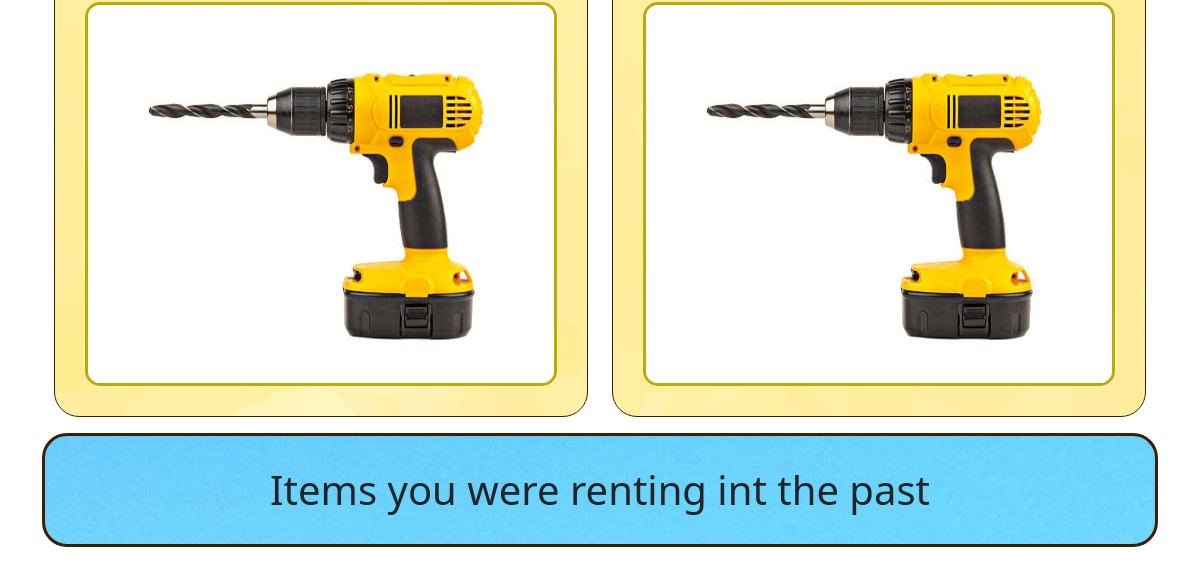
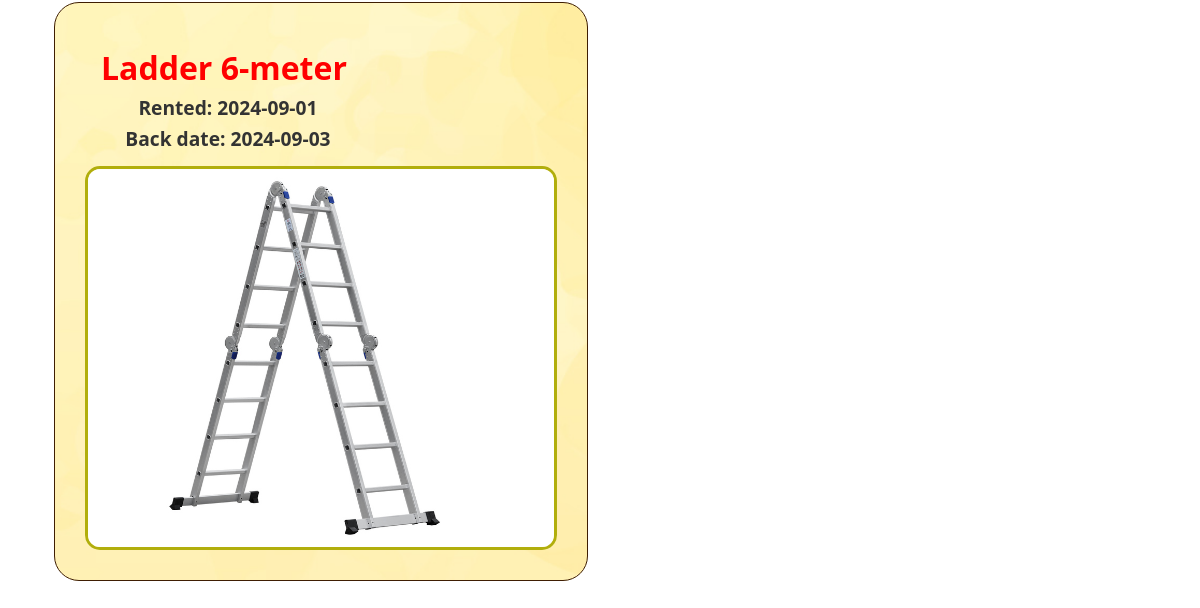
The app's page /yourprofil (signed in, lower part), older data (2 pictures, top to bottom).
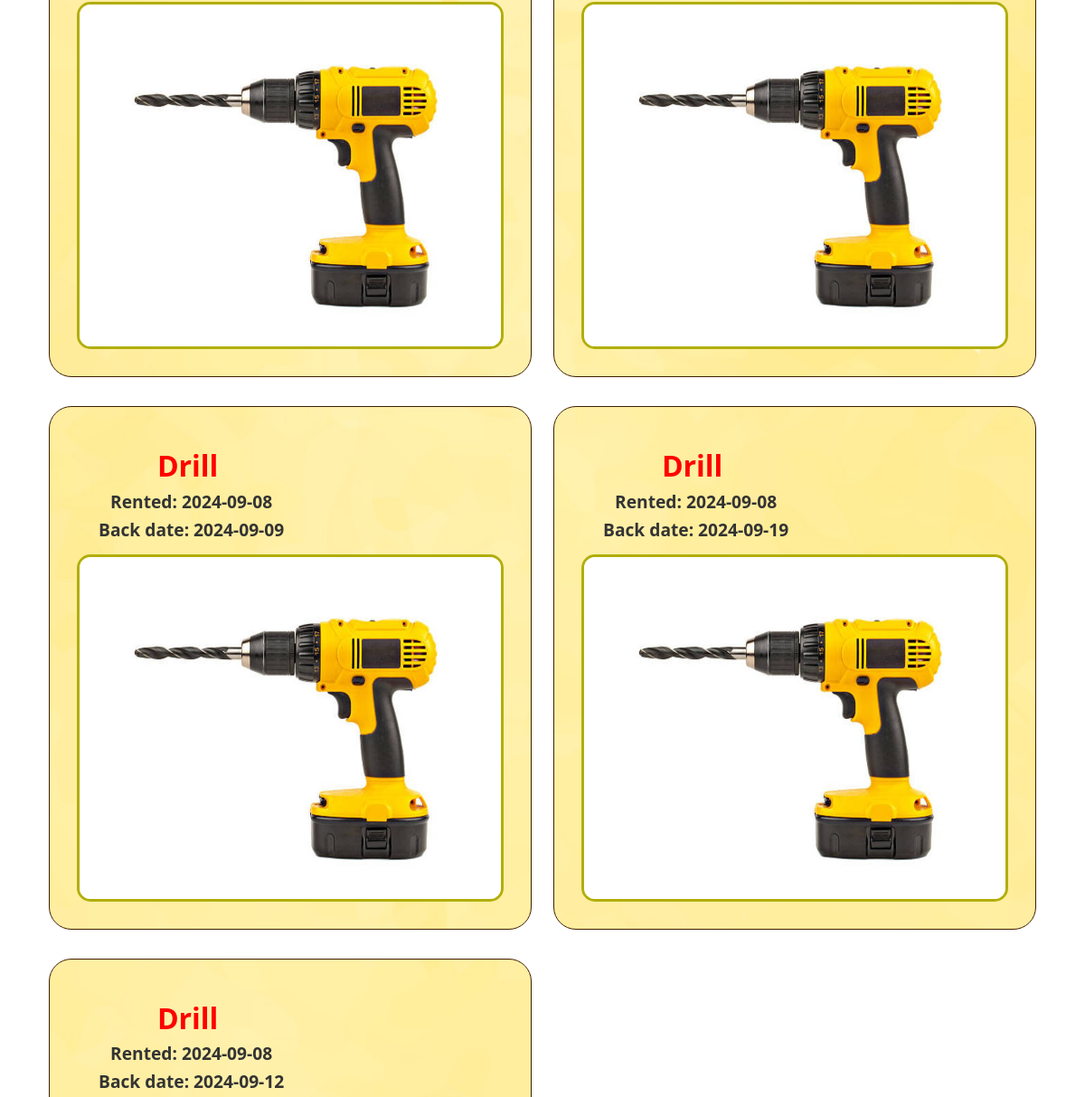
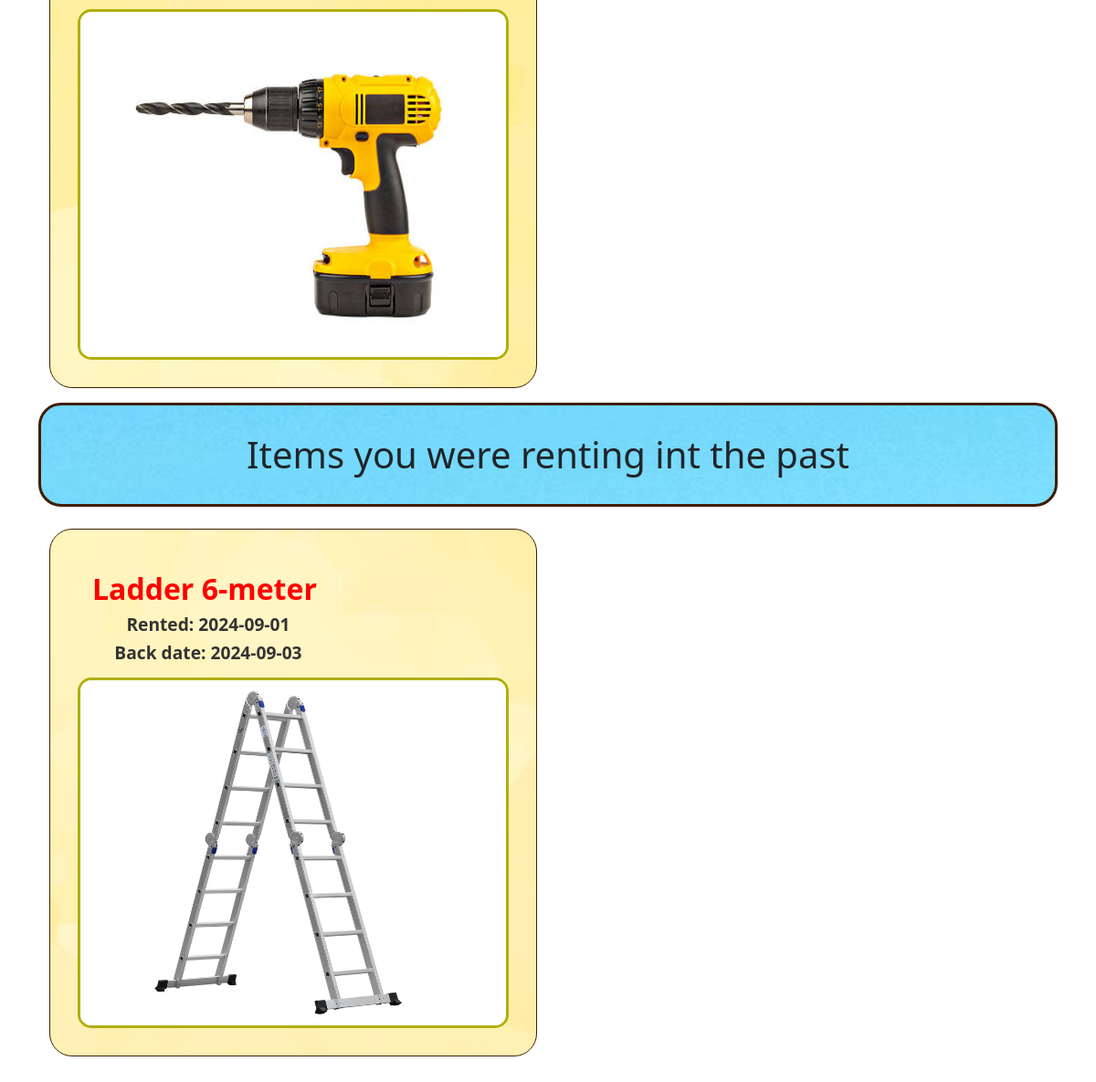
The same page, newer data (2 pictures, top to bottom).
### tables this page shows
CREATE TABLE "renting" (
user_id INTEGER,
item_id INTEGER,
rent_date TEXT,
back_date TEXT);

CREATE TABLE equipment(
item_id INTEGER PRIMARY KEY AUTOINCREMENT NOT NULL,
name TEXT NOT NULL,
available INTEGER NOT NULL,
price_daily NUMERIC NOT NULL);

### app.py (the view)
@app.route("/yourprofil")
@login_required
def yourprofil():
    user_id = session["user_id"]
    date_today = date.today()
    items_currently = db.execute("SELECT * FROM renting JOIN equipment ON renting.item_id=equipment.item_id WHERE user_id=? AND renting.back_date>=?", user_id, date_today)
    items_past = db.execute("SELECT * FROM renting JOIN equipment ON renting.item_id=equipment.item_id WHERE user_id=? AND renting.back_date<?", user_id, date_today)
    return render_template("yourprofil.html", items_currently=items_currently, items_past=items_past)

### app.py (called while the page is built)
@app.after_request
def after_request(response):
    response.headers["Cache-Control"] = "no-cache, no-store, must-revalidate"
    response.headers["Expires"] = 0
    response.headers["Pragma"] = "no-cache"
    return response

### helpers.py (called while the page is built)
def login_required(f):
    @wraps(f)
    def decorated_function(*args, **kwargs):
        if session.get("user_id") is None:
            return redirect("/login")
        return f(*args, **kwargs)
    return decorated_function

### templates/yourprofil.html (shortened to what this page needs)
{% extends "layout.html" %}
{% block main %}
<div class="container">
  <div class="row">
    {% for item_currently in items_currently %}
    <div class="col-md-6 my-3">
      <div class="card">
        <div class="card-body d-flex flex-row">
          <div>
            <h5 class="card-title font-weight-bold mb-2">{{ item_currently.name }}</h5>
            <h4 class="card-text"><i class="far fa-clock pe-2"></i>Rented: {{ item_currently.rent_date }}</h4>
            <h4  class="card-text"><i class="far fa-clock pe-2"></i>Back date: {{ item_currently.back_date }}</h4>
        </div>
        </div>
        <div class="bg-image hover-overlay ripple rounded-0" data-mdb-ripple-color="light">
          <img class="img-fluid" src="/static/{{ item_currently.item_id }}.jpg" alt="Item photo" />
        </div>
      </div>
    </div>
    {% endfor %}
  </div>
</div>
<h1 class="h1p">Items you were renting int the past</h1>
<div class="container">
  <div class="row">
    {% for item_past in items_past %}
    <div class="col-md-6 my-3">
      <div class="card">
        <div class="card-body d-flex flex-row">
          <div>
            <h5 class="card-title font-weight-bold mb-2">{{ item_past.name }}</h5>
            <h4 class="card-text"><i class="far fa-clock pe-2"></i>Rented: {{ item_past.rent_date }}</h4>
            <h4  class="card-text"><i class="far fa-clock pe-2"></i>Back date: {{ item_past.back_date }}</h4>
        </div>
        </div>
        <div class="bg-image hover-overlay ripple rounded-0" data-mdb-ripple-color="light">
          <img class="img-fluid" src="/static/{{ item_past.item_id }}.jpg" alt="Item photo" />
        </div>
      </div>
    </div>
    {% endfor %}
  </div>
</div>
{% endblock %}

### templates/layout.html (shortened to what this page needs)
<!DOCTYPE html>
<html lang="en">
<head>
    <link href="https://cdn.jsdelivr.net/npm/bootstrap@5.3.3/dist/css/bootstrap.min.css" rel="stylesheet">
    <link href="/static/styles.css" rel="stylesheet">
</head>
<body class="bg-body">
    <main class="bg-custom container py-5 text-center">
        {% block main %}{% endblock %}
    </main>
</body>
</html>

### static/styles.css (style rules this page uses)
.bg-body { background-image: url('/static/bg4.jpg'); background-attachment: fixed; background-repeat: no-repeat; background-size: cover; background-position: center; }
.card { background-image: url('/static/bg-yellow.jpg'); background-size: cover; background-position: center; background-repeat: no-repeat; background-attachment: fixed; padding: 30px; border-style: solid; border-color: #3f1e03; border-radius: 25px; }
.img-fluid { border-style: solid; border-color: #b1ae0c; border-radius: 15px; border-width: medium; }
.card-title { font-size: 200%; color: #000; }
.card-text { font-size: 130%; color: #000; }
.card-title, .card-title1 { font-size: 2rem; text-align: center; }
.card-title, .card_soldout-title { font-size: 2rem; font-weight: 700; color: #ff0000; text-align: center; }
.card-text, .card_soldout-text { font-size: 1.2rem; font-weight: 600; color: #333333; text-align: center; }
.card { max-width: 100%; height: 100%; }
.h1p { background-image: url('/static/bg-blue.jpg'); background-size: cover; background-position: center; background-repeat: no-repeat; background-attachment: fixed; padding: 30px; border-style: solid; border-color: #3f1e03; border-radius: 25px; }

Row changes from the older to the newer data that the page shows:
added renting: name "Drill", rent_date "2024-09-08", back_date "2024-09-09"
added renting: name "Drill", rent_date "2024-09-08", back_date "2024-09-19"
added renting: name "Drill", rent_date "2024-09-08", back_date "2024-09-12"
